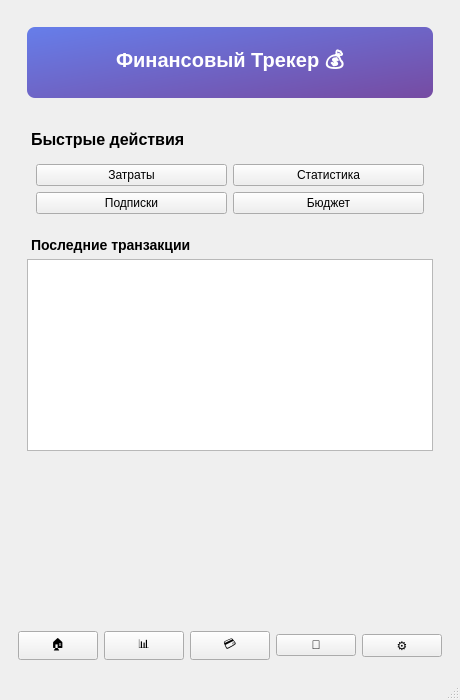
<?xml version="1.0" encoding="UTF-8"?>
<ui version="4.0">
 <class>MainWindow</class>
 <widget class="QMainWindow" name="MainWindow">
  <property name="geometry">
   <rect>
    <x>0</x>
    <y>0</y>
    <width>400</width>
    <height>700</height>
   </rect>
  </property>
  <property name="windowTitle">
   <string>Финансовый Трекер</string>
  </property>
  <widget class="QWidget" name="centralwidget">
   <layout class="QVBoxLayout" name="verticalLayout">
    <item>
     <widget class="QStackedWidget" name="stackedWidget">
      <!-- Home Page -->
      <widget class="QWidget" name="homePage">
       <layout class="QVBoxLayout" name="homeLayout">
        <item>
         <widget class="QWidget" name="homeHeader">
          <property name="minimumHeight"><number>100</number></property>
          <layout class="QHBoxLayout" name="homeHeaderLayout">
           <item>
            <widget class="QLabel" name="labelAppTitle">
             <property name="text"><string>Финансовый Трекер 💰</string></property>
             <property name="alignment"><set>Qt::AlignCenter</set></property>
             <property name="styleSheet"><string>font-size:20px; font-weight:700; color: white; background: qlineargradient(x1:0,y1:0,x2:1,y2:1,stop:0 #667EEA, stop:1 #764BA2); padding:18px; border-radius:8px;</string></property>
            </widget>
           </item>
          </layout>
         </widget>
        </item>
        <item>
         <widget class="QWidget" name="homeContent">
          <layout class="QVBoxLayout" name="homeContentLayout">
           <item>
            <widget class="QLabel" name="labelQuickActions">
             <property name="text"><string>Быстрые действия</string></property>
             <property name="styleSheet"><string>font-size:16px; font-weight:600; padding-top:8px;</string></property>
            </widget>
           </item>
           <item>
            <widget class="QWidget" name="quickActions">
             <layout class="QGridLayout" name="gridQuickActions">
              <item row="0" column="0">
               <widget class="QPushButton" name="btnExpenses">
                <property name="text"><string>Затраты</string></property>
               </widget>
              </item>
              <item row="0" column="1">
               <widget class="QPushButton" name="btnStatistics">
                <property name="text"><string>Статистика</string></property>
               </widget>
              </item>
              <item row="1" column="0">
               <widget class="QPushButton" name="btnSubscriptions">
                <property name="text"><string>Подписки</string></property>
               </widget>
              </item>
              <item row="1" column="1">
               <widget class="QPushButton" name="btnBudget">
                <property name="text"><string>Бюджет</string></property>
               </widget>
              </item>
             </layout>
            </widget>
           </item>
           <item>
            <widget class="QLabel" name="labelRecent">
             <property name="text"><string>Последние транзакции</string></property>
             <property name="styleSheet"><string>font-size:14px; font-weight:600; padding-top:8px;</string></property>
            </widget>
           </item>
           <item>
            <widget class="QListWidget" name="listRecent"/>
           </item>
           <item>
            <spacer name="verticalSpacer">
             <property name="orientation"><enum>Qt::Vertical</enum></property>
             <property name="sizeHint" stdset="0">
              <size>
               <width>20</width>
               <height>40</height>
              </size>
             </property>
            </spacer>
           </item>
          </layout>
         </widget>
        </item>
       </layout>
      </widget>
      <!-- Expenses Page -->
      <widget class="QWidget" name="expensesPage">
       <layout class="QVBoxLayout" name="expensesLayout">
        <item>
         <widget class="QWidget" name="expensesHeader">
          <property name="minimumHeight"><number>88</number></property>
          <layout class="QHBoxLayout" name="expensesHeaderLayout">
           <item>
            <widget class="QPushButton" name="btnBackFromExpenses">
             <property name="text"><string>&lt;</string></property>
            </widget>
           </item>
           <item>
            <widget class="QLabel" name="labelExpensesTitle">
             <property name="text"><string>Затраты</string></property>
             <property name="alignment"><set>Qt::AlignCenter</set></property>
             <property name="styleSheet"><string>font-size:18px; font-weight:600;</string></property>
            </widget>
           </item>
           <item>
            <widget class="QPushButton" name="btnAddExpenseTop">
             <property name="text"><string>+</string></property>
            </widget>
           </item>
          </layout>
         </widget>
        </item>
        <item>
         <widget class="QWidget" name="expensesControls">
          <layout class="QHBoxLayout" name="expensesControlsLayout">
           <item>
            <widget class="QPushButton" name="btnRefreshCategories">
             <property name="text"><string>🔄 Обновить</string></property>
            </widget>
           </item>
           <item>
            <spacer name="horizontalSpacer">
             <property name="orientation"><enum>Qt::Horizontal</enum></property>
             <property name="sizeHint" stdset="0">
              <size>
               <width>20</width>
               <height>20</height>
              </size>
             </property>
            </spacer>
           </item>
          </layout>
         </widget>
        </item>
        <item>
         <widget class="QListWidget" name="listCategories"/>
        </item>
       </layout>
      </widget>
      <!-- Categories Page -->
      <widget class="QWidget" name="categoriesPage">
       <layout class="QVBoxLayout" name="categoriesLayout">
        <item>
         <widget class="QLabel" name="labelCategoriesTitle">
          <property name="text"><string>Категории</string></property>
          <property name="styleSheet"><string>font-size:18px; font-weight:600; padding:12px;</string></property>
         </widget>
        </item>
        <item>
         <widget class="QTableWidget" name="tableCategories">
          <property name="columnCount"><number>4</number></property>
          <property name="rowCount"><number>0</number></property>
          <column>
           <property name="text"><string>Иконка</string></property>
          </column>
          <column>
           <property name="text"><string>Название</string></property>
          </column>
          <column>
           <property name="text"><string>Потрачено</string></property>
          </column>
          <column>
           <property name="text"><string>Бюджет</string></property>
          </column>
         </widget>
        </item>
       </layout>
      </widget>
      <!-- Budget Page -->
      <widget class="QWidget" name="budgetPage">
       <layout class="QVBoxLayout" name="budgetLayout">
        <item>
         <widget class="QLabel" name="labelBudgetTitle">
          <property name="text"><string>Бюджет</string></property>
          <property name="styleSheet"><string>font-size:18px; font-weight:600; padding:12px;</string></property>
         </widget>
        </item>
        <item>
         <widget class="QLabel" name="labelBudgetAmount">
          <property name="text"><string>$2550.00</string></property>
          <property name="styleSheet"><string>font-size:24px; font-weight:700; padding:8px;</string></property>
         </widget>
        </item>
       </layout>
      </widget>
      <!-- History Page -->
      <widget class="QWidget" name="historyPage">
       <layout class="QVBoxLayout" name="historyLayout">
        <item>
         <widget class="QLabel" name="labelHistoryTitle">
          <property name="text"><string>История</string></property>
          <property name="styleSheet"><string>font-size:18px; font-weight:600; padding:12px;</string></property>
         </widget>
        </item>
        <item>
         <widget class="QTableWidget" name="tableHistory">
          <property name="columnCount"><number>4</number></property>
          <property name="rowCount"><number>0</number></property>
          <column>
           <property name="text"><string>Дата</string></property>
          </column>
          <column>
           <property name="text"><string>Категория</string></property>
          </column>
          <column>
           <property name="text"><string>Сумма</string></property>
          </column>
          <column>
           <property name="text"><string>Описание</string></property>
          </column>
         </widget>
        </item>
       </layout>
      </widget>
      <!-- Profile Page -->
      <widget class="QWidget" name="profilePage">
       <layout class="QVBoxLayout" name="profileLayout">
        <item>
         <widget class="QLabel" name="labelProfileTitle">
          <property name="text"><string>Профиль</string></property>
          <property name="styleSheet"><string>font-size:18px; font-weight:600; padding:12px;</string></property>
         </widget>
        </item>
        <item>
         <widget class="QLabel" name="labelProfileInfo">
          <property name="text"><string>Имя: Иван Иванов
Email: user@example.com</string></property>
         </widget>
        </item>
       </layout>
      </widget>
     </widget>
    </item>
    <!-- bottom navigation -->
    <item>
     <widget class="QWidget" name="bottomNav">
      <property name="minimumHeight"><number>80</number></property>
      <layout class="QHBoxLayout" name="bottomNavLayout">
       <item>
        <widget class="QPushButton" name="navHome">
         <property name="text"><string>🏠</string></property>
        </widget>
       </item>
       <item>
        <widget class="QPushButton" name="navStats">
         <property name="text"><string>📊</string></property>
        </widget>
       </item>
       <item>
        <widget class="QPushButton" name="navSubscriptions">
         <property name="text"><string>💳</string></property>
        </widget>
       </item>
       <item>
        <widget class="QPushButton" name="navReports">
         <property name="text"><string>📑</string></property>
        </widget>
       </item>
       <item>
        <widget class="QPushButton" name="navSettings">
         <property name="text"><string>⚙️</string></property>
        </widget>
       </item>
      </layout>
     </widget>
    </item>
   </layout>
  </widget>
  <widget class="QMenuBar" name="menubar"/>
  <widget class="QStatusBar" name="statusbar"/>
 </widget>
 <resources/>
 <connections/>
</ui>
